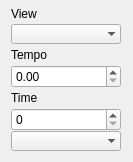
<?xml version="1.0" encoding="UTF-8"?>
<ui version="4.0">
 <class>CTimeLineEdit</class>
 <widget class="QWidget" name="CTimeLineEdit">
  <property name="geometry">
   <rect>
    <x>0</x>
    <y>0</y>
    <width>133</width>
    <height>162</height>
   </rect>
  </property>
  <property name="windowTitle">
   <string>Form</string>
  </property>
  <layout class="QVBoxLayout" name="verticalLayout">
   <property name="spacing">
    <number>0</number>
   </property>
   <property name="topMargin">
    <number>4</number>
   </property>
   <property name="rightMargin">
    <number>12</number>
   </property>
   <item>
    <widget class="QLabel" name="label">
     <property name="text">
      <string>View</string>
     </property>
    </widget>
   </item>
   <item>
    <widget class="QComboBox" name="ViewCombo">
     <property name="frame">
      <bool>false</bool>
     </property>
    </widget>
   </item>
   <item>
    <widget class="QLabel" name="label_2">
     <property name="text">
      <string>Tempo</string>
     </property>
    </widget>
   </item>
   <item>
    <widget class="QDoubleSpinBox" name="TempoSpin"/>
   </item>
   <item>
    <widget class="QLabel" name="label_3">
     <property name="text">
      <string>Time</string>
     </property>
    </widget>
   </item>
   <item>
    <widget class="QSpinBox" name="UpperSpin"/>
   </item>
   <item>
    <widget class="QComboBox" name="LowerCombo">
     <property name="frame">
      <bool>false</bool>
     </property>
    </widget>
   </item>
  </layout>
 </widget>
 <resources/>
 <connections/>
</ui>
